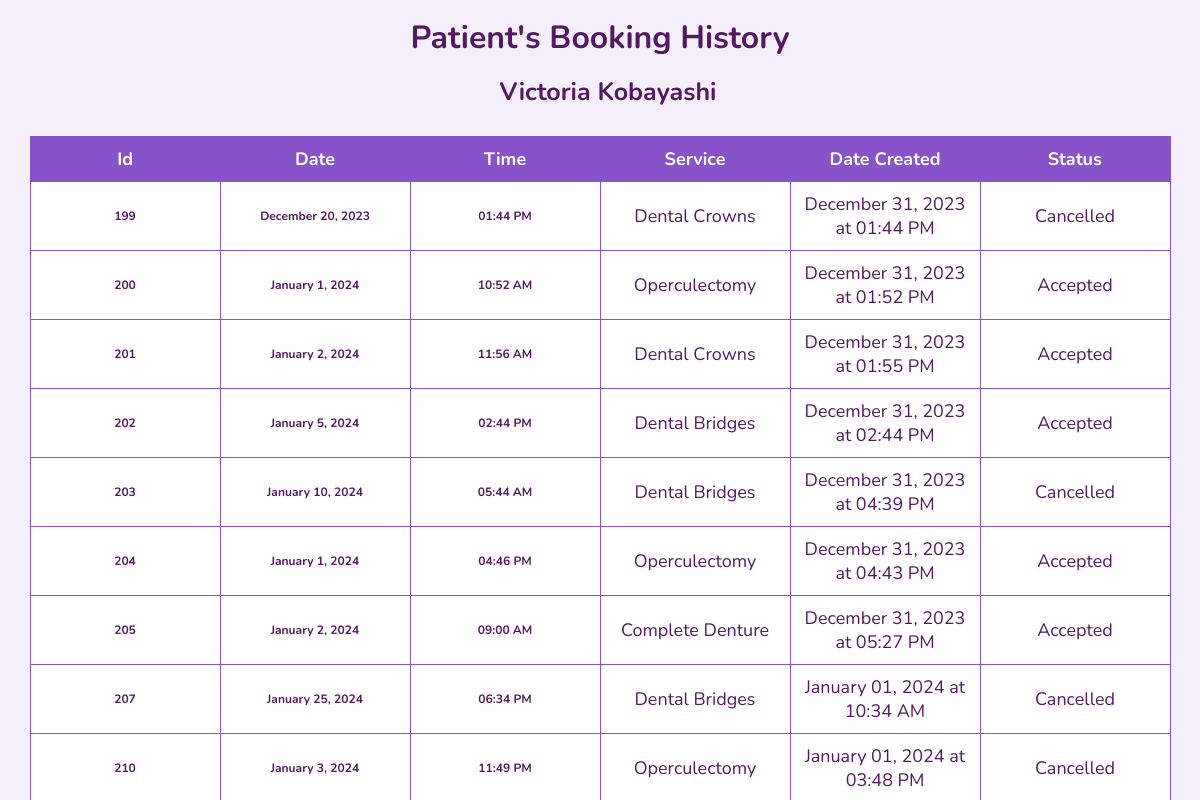
Screenshot of /p_booking-history.php?active_gmail=victoriakobayashi553@gmail.com&first_name=Victoria&last_name=Kobayashi with the database file from the repository.
### tables this page shows
CREATE TABLE `appointments` (
  `id` int(10) NOT NULL,
  `date_created` timestamp(6) NOT NULL DEFAULT current_timestamp(6),
  `time` time(6) NOT NULL,
  `date` date NOT NULL,
  `first_name` varchar(30) NOT NULL,
  `last_name` varchar(30) NOT NULL,
  `active_gmail` varchar(50) NOT NULL,
  `contact_number` varchar(15) NOT NULL,
  `service` varchar(50) NOT NULL,
  `screenshot` varchar(60) NOT NULL,
  `status` varchar(20) NOT NULL
);

### p_booking-history.php (the view, shortened to what this page needs)
<?php
include('dbconn.php')
?>
<!DOCTYPE html>
<html lang="en">
<head>
    <?php include('globalHead.php'); ?>
    <link rel="stylesheet" href="style/book-history.css">
</head>
<body>
    <h1 style="text-align: center; margin-top: 1rem;">Patient's Booking History</h1>
    <h3><?php if(isset($_GET['first_name'])){
        $first_name = $_GET['first_name'];
        $last_name = $_GET['last_name'];
        echo $first_name . ' ' . $last_name;
    }?></h3>
    <div class="table-container">
        <table class="table">
            <thead class="thead">
                 <tr>
                    <th>Id</th>
                    <th>Date</th>
                    <th>Time</th>
                    <th>Service</th>
                    <th>Date Created</th>
                    <th>Status</th>
                </tr>
            </thead>
            <tbody id="showdata">
            <?php
                if(isset($_GET['active_gmail'])){
                    $active_gmail = $_GET['active_gmail'];
                    $sql = "SELECT * FROM appointments WHERE active_gmail = '$active_gmail' ";
                    $query = mysqli_query($conn,$sql);
                    while($row = mysqli_fetch_assoc($query))
                    {
                        echo"<tr>";
                        echo"<td><h6>".$row['id']."</h6></td>";
                        echo"<td><h6>".date('F j, Y', strtotime($row['date'])) ."</h6></td>";
                        echo"<td><h6>".date('h:i A', strtotime($row['time']))."</h6></td>";
                        echo"<td>".$row['service']."</td>";
                        echo"<td>".date("F d, Y \a\\t h:i A", strtotime($row["date_created"]))."</td>";
                        echo "<td>" . $row["status"] . "</td>";
                        echo"</tr>";
                    }
                }
            ?>
            </tbody>
        </table>
    </div>
</body>
</html>

### style/book-history.css (style rules this page uses)
body { background: var(--v-light-purple); color: var(--v-dark-purple); }
h3 { font-size: 25px; margin-top: 1rem; margin-left: 1rem;; text-align: center; }
.table-container .table { border: 1px solid var(--dark-purple); border-collapse: collapse; border-radius: 30px; }
.table-container { margin-top: 1.7rem; display: flex; justify-content: center; }
thead tr th { width: 190px; text-align: center; font-size: var(--small-font); }
tbody tr td { text-align: center; }
.table-container .table td { border: 1px solid var(--dark-purple); padding: 10px; text-align: center; font-size: var(--small-font); background: white; }
.table-container .table th { color: white; background: var(--dark-purple); padding: 10px; text-align: center; font-size: var(--small-font); }

### style/globalStyle.css (style rules this page uses)
* { padding: 0; margin: 0; box-sizing: border-box; font-family: 'Nunito', sans-serif; text-decoration: none; list-style: none; scroll-behavior: smooth; }
:root { --white: #ffff; --v-light-purple: #F4EFFB; --light-purple: #D4BEEF; --v-dark-purple: #531A62; --dark-purple: #8752CA; --small-font: 18px; --big-font: 65px; --medium-large-font: 26px; --medium-font: 20px; --medium-large-font: 40px; --h2-font: 3rem; --pink: rgb(252, 104, 207); --dark-pink: #C553CF; --box-shadow: 0px 4px 4px 0px rgba(0, 0, 0, 0.25); }

### rows the page displays
appointments: id "199", date "December 20, 2023", time "01:44 PM", service "Dental Crowns", date_created "December 31, 2023 at 01:44 PM", status "Cancelled"
appointments: id "200", date "January 1, 2024", time "10:52 AM", service "Operculectomy", date_created "December 31, 2023 at 01:52 PM", status "Accepted"
appointments: id "201", date "January 2, 2024", time "11:56 AM", service "Dental Crowns", date_created "December 31, 2023 at 01:55 PM", status "Accepted"
appointments: id "202", date "January 5, 2024", time "02:44 PM", service "Dental Bridges", date_created "December 31, 2023 at 02:44 PM", status "Accepted"
appointments: id "203", date "January 10, 2024", time "05:44 AM", service "Dental Bridges", date_created "December 31, 2023 at 04:39 PM", status "Cancelled"
appointments: id "204", date "January 1, 2024", time "04:46 PM", service "Operculectomy", date_created "December 31, 2023 at 04:43 PM", status "Accepted"
appointments: id "205", date "January 2, 2024", time "09:00 AM", service "Complete Denture", date_created "December 31, 2023 at 05:27 PM", status "Accepted"
appointments: id "207", date "January 25, 2024", time "06:34 PM", service "Dental Bridges", date_created "January 01, 2024 at 10:34 AM", status "Cancelled"
appointments: id "210", date "January 3, 2024", time "11:49 PM", service "Operculectomy", date_created "January 01, 2024 at 03:48 PM", status "Cancelled"

### other values shown
$first_name "Victoria"
$last_name "Kobayashi"
